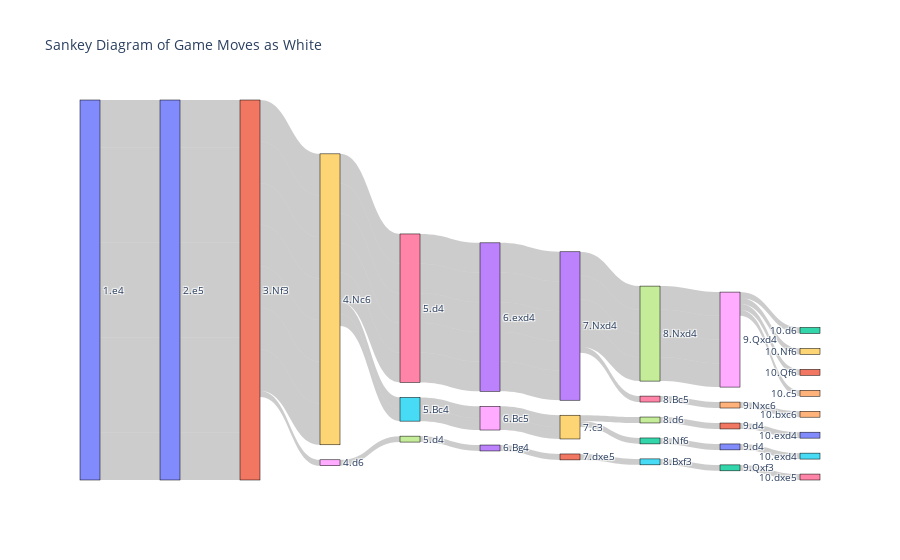

This figure's notebook cell:
### Code cell
import plotly.graph_objects as go

# Initialize empty lists for nodes and links
nodes = set()
links = []
path_dict = {}

# Extract nodes, links, and group paths
for moves in game_moves:
    for i in range(len(moves) - 1):
        src = moves[i]
        tgt = moves[i + 1]
        nodes.add(src)
        nodes.add(tgt)
        path = tuple(moves[:i+1])
        if path not in path_dict:
            path_dict[path] = []
        path_dict[path].append((src, tgt))

# Create node indices
node_list = list(nodes)
node_indices = {node: idx for idx, node in enumerate(node_list)}

#Create the node list labels
#get the last move from each node to display
def extract_last_move(node):
    # Split the string by spaces and take the last segment
    segments = node.split(' ')
    if segments:
        return segments[-1]  # Return the last segment
    return node  # If no segments, return the original node

# Apply the function to node_list
node_list_label = [extract_last_move(node) for node in node_list]

# Create source, target, and value lists
source_indices = []
target_indices = []
values = []

# Flatten the path_dict to get source-target pairs and their frequencies
for path, pairs in path_dict.items():
    for src, tgt in pairs:
        source_idx = node_indices[src]
        target_idx = node_indices[tgt]
        source_indices.append(source_idx)
        target_indices.append(target_idx)
        values.append(pairs.count((src, tgt)))

# Create Plotly Sankey diagram
fig = go.Figure(data=[go.Sankey(
    node=dict(
        pad=15,
        thickness=20,
        line=dict(color='black', width=0.5),
        label=node_list_label
    ),
    link=dict(
        source=source_indices,
        target=target_indices,
        value=values
    )
)])

fig.update_layout(title_text="Sankey Diagram of Game Moves as White", font_size=10)
fig.show()

### Figure 1 — Plotly figure (JSON) as saved in the notebook; plotly's stock layout.template omitted (floating-point values rounded to 4 significant figures)
{"data": [{"link": {"source": [30, 30, 30, 30, 30, 30, 30, 30, 20, 20, 20, 20, 20, 20, 20, 20, 11, 11, 11, 11, 11, 11, 11, 11, 29, 29, 29, 29, 29, 29, 29, 6, 6, 6, 6, 6, 13, 13, 13, 13, 13, 3, 3, 3, 3, 3, 17, 17, 17, 17, 8, 8, 8, 8, 26, 4, 25, 25, 28, 28, 9, 9, 12, 0, 18, 27, 23, 1, 5, 22, 7, 31], "target": [20, 20, 20, 20, 20, 20, 20, 20, 11, 11, 11, 11, 11, 11, 11, 11, 29, 29, 29, 29, 29, 29, 18, 29, 6, 6, 6, 25, 6, 6, 25, 13, 13, 13, 13, 13, 3, 3, 3, 3, 3, 17, 26, 17, 17, 17, 8, 8, 8, 8, 2, 24, 19, 21, 4, 14, 28, 28, 9, 9, 12, 7, 0, 15, 27, 23, 1, 5, 22, 16, 31, 10], "value": [8, 8, 8, 8, 8, 8, 8, 8, 8, 8, 8, 8, 8, 8, 8, 8, 7, 7, 7, 7, 7, 7, 1, 7, 5, 5, 5, 2, 5, 5, 2, 5, 5, 5, 5, 5, 5, 5, 5, 5, 5, 4, 1, 4, 4, 4, 4, 4, 4, 4, 1, 1, 1, 1, 1, 1, 2, 2, 2, 2, 1, 1, 1, 1, 1, 1, 1, 1, 1, 1, 1, 1]}, "node": {"label": ["9.d4", "7.dxe5", "10.d6", "7.Nxd4", "9.Nxc6", "8.Bxf3", "5.d4", "8.d6", "9.Qxd4", "7.c3", "10.exd4", "3.Nf3", "8.Nf6", "6.exd4", "10.bxc6", "10.exd4", "10.dxe5", "8.Nxd4", "4.d6", "10.Nf6", "2.e5", "10.Qf6", "9.Qxf3", "6.Bg4", "10.c5", "5.Bc4", "8.Bc5", "5.d4", "6.Bc5", "4.Nc6", "1.e4", "9.d4"], "line": {"color": "black", "width": 0.5}, "pad": 15, "thickness": 20}, "type": "sankey"}], "layout": {"autosize": true, "font": {"size": 10}, "title": {"text": "Sankey Diagram of Game Moves as White"}}}
